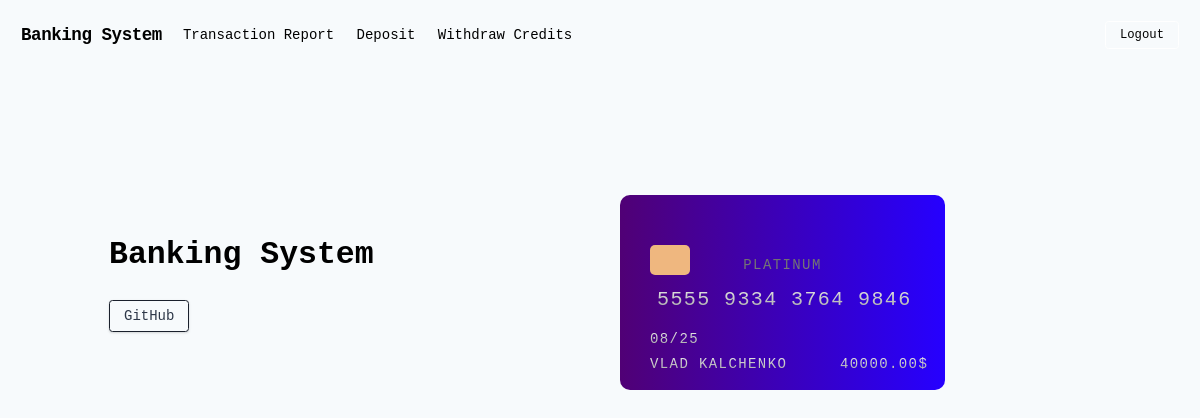
The page / (signed in) on the database as committed earlier.
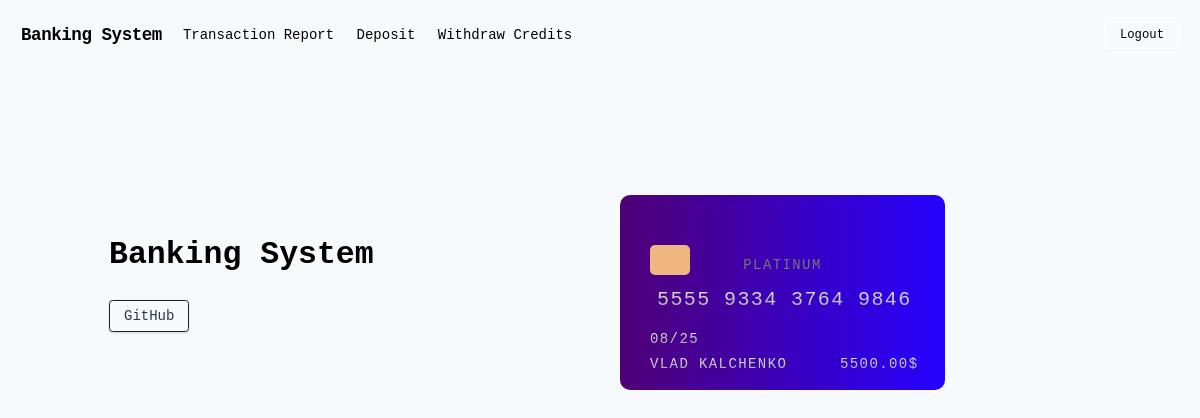
The same page on the database as committed later.
### accounts/models.py (models this page shows, shortened)
class User(AbstractUser):
    username = None
    email = models.EmailField(unique=True, null=False, blank=False)
    objects = UserManager()
    USERNAME_FIELD = 'email'
    REQUIRED_FIELDS = []
    @property
    def balance(self):
        if hasattr(self, 'account'):
            return self.account.balance
        return 0

class UserBankAccount(models.Model):
    user = models.OneToOneField(
        User,
        related_name='account',
        on_delete=models.CASCADE,
    )
    account_type = models.ForeignKey(
        BankAccountType,
        related_name='accounts',
        on_delete=models.CASCADE
    )
    account_no = models.PositiveIntegerField(unique=True)
    gender = models.CharField(max_length=1, choices=GENDER_CHOICE)
    birth_date = models.DateField(null=True, blank=True)
    balance = models.DecimalField(
        default=0,
        max_digits=12,
        decimal_places=2
    )
    interest_start_date = models.DateField(
        null=True, blank=True,
        help_text=(
            'The month number that interest calculation will start from'
        )
    )
    initial_deposit_date = models.DateField(null=True, blank=True)

### core/views.py (the view)
# urls.py: path('', HomeView.as_view(), name='home'),
class HomeView(TemplateView):
    template_name = 'core/index.html'

### templates/core/index.html (shortened to what this page needs)
{% extends 'core/base.html' %}
{% block content %}
    <div class="container mx-auto flex flex-col md:flex-row items-center my-12 md:my-24">
        <div class="flex flex-col w-full lg:w-1/2 justify-center items-start pt-12 pb-24 px-6">
            <h1 class="font-bold text-4xl my-4">Banking System</h1>
            <div>
            <a href="https://github.com/HoffmanVlad" class="bg-transparent hover:bg-gray-800 text-gray-800 hover:text-white rounded shadow hover:shadow-lg py-2 px-4 border border-gray-900 hover:border-transparent">GitHub</a>
            </div>
        </div>
        <div class="w-full lg:w-1/2 lg:py-6 text-center">
        {% if user.is_authenticated %}
            <div class="cc">
              <span class="chip"></span>
              <span class="nubank-logo"></span>
              <span class="cc-number">5555 9334 3764 9846</span>
              <span class="cc-date expedition">08/25</span>
              <span class="cc-name">{{ user.first_name }} {{ user.last_name}}</span>
              <span class="cc-numbers">{{ user.balance }}$</span>
            </div>
        </div>
        {% endif %}
    </div>
{% endblock %}

### templates/core/base.html (shortened to what this page needs)
{% load static %}
<!DOCTYPE html>
<html lang="en">
    <head>
        <link href="https://unpkg.com/tailwindcss@^1.0/dist/tailwind.min.css" rel="stylesheet">
    </head>
    <body class="bg-gray-100">
        {% block body %}
            {% include 'core/navbar.html' %}
            <div class="lg:container lg:mx-auto">
                {% block content %}{% endblock %}
            </div>
        {% endblock %}
    </body>
</html>

### templates/core/navbar.html (shortened to what this page needs)
<nav class="flex items-center justify-between flex-wrap bg-gray-100 p-6">
    <div class="flex items-center flex-shrink-0 text-dark mr-6">
       <a href="/"><span class="font-semibold text-xl tracking-tight">Banking System</span></a>
    </div>
    <div class="w-full block flex-grow lg:flex lg:items-center lg:w-auto">
        {% if request.user.is_authenticated %}
            <div class="text-md lg:flex-grow">
                <a href="{% url 'transactions:transaction_report' %}" class="block mt-4 lg:inline-block lg:mt-0 text-dark hover:text-red mr-4">
                    Transaction Report
                </a>
                <a href="{% url 'transactions:deposit_money' %}" class="block mt-4 lg:inline-block lg:mt-0 text-dark hover:text-red mr-4">
                    Deposit
                </a>
                <a href="{% url 'transactions:withdraw_money' %}" class="block mt-4 lg:inline-block lg:mt-0 text-dark hover:text-red">
                    Withdraw
                </a>
                <a href="{% url 'transactions:credit_money' %}" class="block mt-4 lg:inline-block lg:mt-0 text-dark hover:text-red">
                    Credits
                </a>
            </div>
            <div>
                <a href="{% url 'accounts:user_logout' %}" class="inline-block font-medium text-sm px-4 py-2 leading-none border rounded text-dark border-white hover:border-transparent hover:text-gray-800 hover:bg-white mt-4 lg:mt-0">Logout</a>
            </div>
        {% endif %}
    </div>
</nav>

### templates/core/index.html (style rules this page uses)
* { box-sizing: border-box; font-family: 'Consolas', monospace; font-size: 14px; }
h1 { font-size: 60px; font-weight: normal; }
.cc, .cc-back { background: linear-gradient(to left, #2600ff, #500075); background-color: #6e2b77; border-radius: 10px; display: block; height: 195px; letter-spacing: .1rem; margin: 20px; position: relative; text-align: left; text-transform: uppercase; width: 325px; }
.chip { background: #efb77f; border-radius: 5px; display: block; height: 30px; left: 30px; position: absolute; top: 50px; width: 40px; }
.nubank-logo { background-position: 50% 50%; background-repeat: no-repeat; background-size: 80px; display: block; filter: grayscale(100%); }
.nubank-logo:after { background: linear-gradient(rgb(255, 0, 0), rgb(255, 92, 92)); -webkit-background-clip: text; -webkit-text-fill-color: transparent; content: 'Platinum'; display: block; text-align: center; padding-top: 60px; }
.cc-number { background: linear-gradient(#eee, #999); -webkit-background-clip: text; -webkit-text-fill-color: transparent; bottom: 75px; font-size: 20px; left: 37px; position: absolute; }
.cc-date { background: linear-gradient(#eee, #999); -webkit-background-clip: text; -webkit-text-fill-color: transparent; bottom: 40px; left: 30px; position: absolute; }
.cc-name { background: linear-gradient(#eee, #999); -webkit-background-clip: text; -webkit-text-fill-color: transparent; bottom: 15px; left: 30px; position: absolute; }
.cc-numbers { background: linear-gradient(#eee, #999); -webkit-background-clip: text; -webkit-text-fill-color: transparent; bottom: 15px; left: 220px; position: absolute; }

Rows that differ between the two databases and show on the page:
changed User "VLAD": balance "40000.00" → "5500.00"
